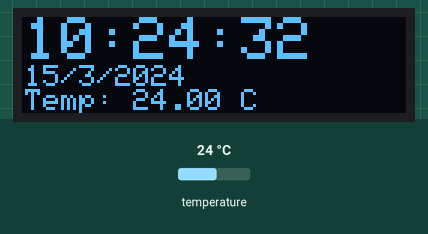
Recording of a sketch running on a simulated Arduino Uno, built with avr-gcc and run on an emulated ATmega328P. Shown: 128×32 one-colour display. The inputs (shaded band) are chosen by the test bench; at power-on: temperature 24 °C. The local clock reads 2024-03-15 10:24:30 at power-on unless the sketch sets it.

Above: at 2.2 s.
2.3 s: temperature set to 12 °C
At 3.6 s:
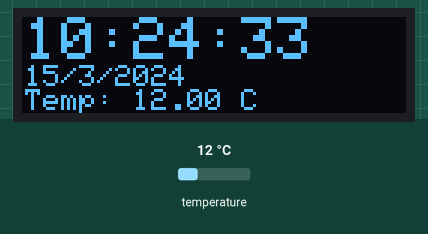
4.5 s: temperature set to 19 °C
At 5.8 s:
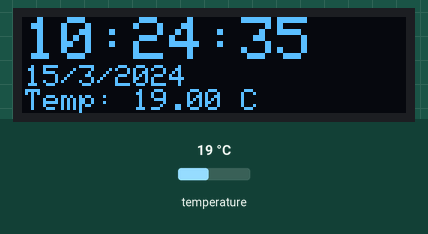
6.5 s: temperature set to 28 °C
At 7.8 s:
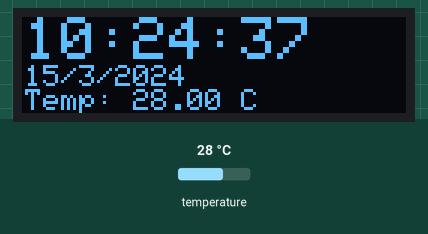
Timing chart, 0 to 9.5 s (numbered marks = the images above; inputs shaded):
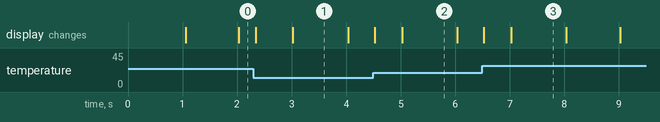

The sketch:

oled_rtc_01.ino
```cpp
/* This code works with DS3231 RTC module and OLED display
 * It shows a format of date and time in the OLED screen and some cases the temperature too
 * Refer to www.Surtrtech.com for more details
 * This is Code #1 of the tutorial
 */

#include <SPI.h> //i2c and the display libraries + DS3231
#include <Wire.h>
#include <Adafruit_GFX.h>
#include <Adafruit_SSD1306.h>
#include <RTClib.h>


#define SCREEN_WIDTH 128 // OLED display width, in pixels
#define SCREEN_HEIGHT 32 // OLED display height, in pixels
#define OLED_RESET    -1 // Reset pin # (or -1 if sharing Arduino reset pin)

Adafruit_SSD1306 display(SCREEN_WIDTH, SCREEN_HEIGHT, &Wire, OLED_RESET); //Declaring the display name (display)
RTC_DS3231 rtc;


void setup() {
  display.begin(SSD1306_SWITCHCAPVCC, 0x3C); //Start the OLED display
  if (! rtc.begin()) {
    display.print("Couldn't find RTC");
    while (1);
      }
  if (rtc.lostPower()) {
    display.print("RTC lost power, lets set the time!");
    // following line sets the RTC to the date & time this sketch was compiled
    rtc.adjust(DateTime(F(__DATE__), F(__TIME__)));
    // This line sets the RTC with an explicit date & time, for example to set
    // January 21, 2014 at 3am you would call:
    // rtc.adjust(DateTime(2014, 1, 21, 3, 0, 0));
  }
  delay(1000);
  display.clearDisplay();
  display.display();

}

void loop() {                       //This code displays the Time only hours:minutes

DateTime now = rtc.now();
  display.clearDisplay();
  display.setTextSize(2);       //size of the text that will follow
  display.setTextColor(WHITE);  //its color
  display.setCursor(1,0);      //position from where you want to start writing
  printDigits(now.hour()); //text todisplay
  display.print(":");
  printDigits(now.minute());
  display.print(":");
  printDigits(now.second());

  display.setTextSize(1);
  display.setCursor(1,16);
  display.print(now.day(), DEC); //text todisplay
  display.print("/");
  display.print(now.month(), DEC);
  display.print("/");
  display.print(now.year(), DEC);

  display.setCursor(1, 24);
  display.print("Temp: ");
  display.print(rtc.getTemperature());
  display.print(" C");

  display.display();

}
void printDigits(int digits){
  // utility function for digital clock display: prints preceding colon and leading 0
  Serial.print(":");
  if(digits < 10)
    display.print('0');
  display.print(digits);
}
```

Measured:
- what the display in image 1 shows lasts 1.0 s, from 3.0 s to 4.0 s
